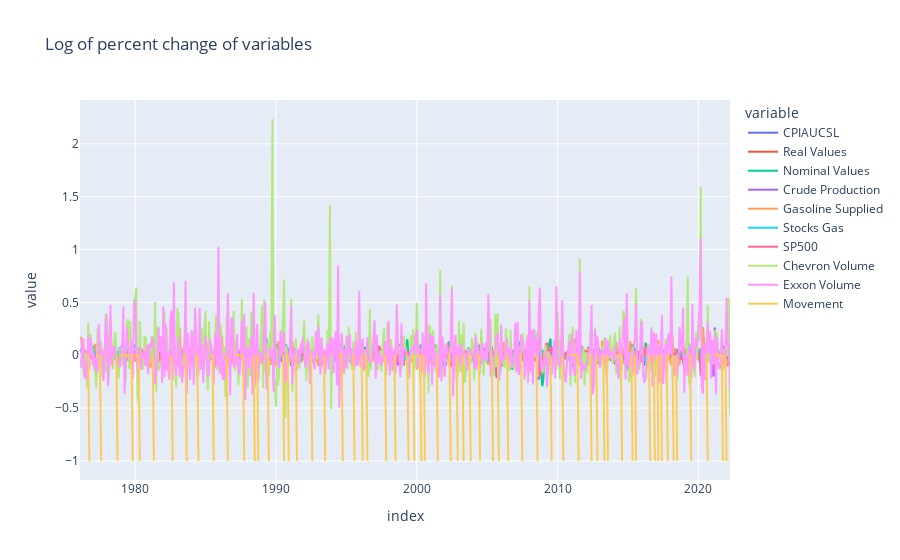

The cell this chart's notebook holds for it:
### Code cell
fig = px.line(df_change.drop(columns=["Exports", "Imports", "Chevron", "Exxon"]), title='Log of percent change of variables')
fig.show()

### Figure 1 — Plotly figure (JSON) as saved in the notebook; plotly's stock layout.template omitted (floating-point values rounded to 4 significant figures; data arrays with more than 128 entries replaced by an {"elided": "..."} marker saying what was removed)
{"data": [{"hovertemplate": "variable=CPIAUCSL<br>index=%{x}<br>value=%{y}<extra></extra>", "legendgroup": "CPIAUCSL", "line": {"color": "#636efa", "dash": "solid"}, "marker": {"symbol": "circle"}, "mode": "lines", "name": "CPIAUCSL", "showlegend": true, "type": "scattergl", "x": {"elided": "555 str values"}, "xaxis": "x", "y": {"elided": "555 float values"}, "yaxis": "y"}, {"hovertemplate": "variable=Real Values<br>index=%{x}<br>value=%{y}<extra></extra>", "legendgroup": "Real Values", "line": {"color": "#EF553B", "dash": "solid"}, "marker": {"symbol": "circle"}, "mode": "lines", "name": "Real Values", "showlegend": true, "type": "scattergl", "x": {"elided": "555 str values"}, "xaxis": "x", "y": {"elided": "555 float values"}, "yaxis": "y"}, {"hovertemplate": "variable=Nominal Values<br>index=%{x}<br>value=%{y}<extra></extra>", "legendgroup": "Nominal Values", "line": {"color": "#00cc96", "dash": "solid"}, "marker": {"symbol": "circle"}, "mode": "lines", "name": "Nominal Values", "showlegend": true, "type": "scattergl", "x": {"elided": "555 str values"}, "xaxis": "x", "y": {"elided": "555 float values"}, "yaxis": "y"}, {"hovertemplate": "variable=Crude Production<br>index=%{x}<br>value=%{y}<extra></extra>", "legendgroup": "Crude Production", "line": {"color": "#ab63fa", "dash": "solid"}, "marker": {"symbol": "circle"}, "mode": "lines", "name": "Crude Production", "showlegend": true, "type": "scattergl", "x": {"elided": "555 str values"}, "xaxis": "x", "y": {"elided": "555 float values"}, "yaxis": "y"}, {"hovertemplate": "variable=Gasoline Supplied<br>index=%{x}<br>value=%{y}<extra></extra>", "legendgroup": "Gasoline Supplied", "line": {"color": "#FFA15A", "dash": "solid"}, "marker": {"symbol": "circle"}, "mode": "lines", "name": "Gasoline Supplied", "showlegend": true, "type": "scattergl", "x": {"elided": "555 str values"}, "xaxis": "x", "y": {"elided": "555 float values"}, "yaxis": "y"}, {"hovertemplate": "variable=Stocks Gas<br>index=%{x}<br>value=%{y}<extra></extra>", "legendgroup": "Stocks Gas", "line": {"color": "#19d3f3", "dash": "solid"}, "marker": {"symbol": "circle"}, "mode": "lines", "name": "Stocks Gas", "showlegend": true, "type": "scattergl", "x": {"elided": "555 str values"}, "xaxis": "x", "y": {"elided": "555 float values"}, "yaxis": "y"}, {"hovertemplate": "variable=SP500<br>index=%{x}<br>value=%{y}<extra></extra>", "legendgroup": "SP500", "line": {"color": "#FF6692", "dash": "solid"}, "marker": {"symbol": "circle"}, "mode": "lines", "name": "SP500", "showlegend": true, "type": "scattergl", "x": {"elided": "555 str values"}, "xaxis": "x", "y": {"elided": "555 float values"}, "yaxis": "y"}, {"hovertemplate": "variable=Chevron Volume<br>index=%{x}<br>value=%{y}<extra></extra>", "legendgroup": "Chevron Volume", "line": {"color": "#B6E880", "dash": "solid"}, "marker": {"symbol": "circle"}, "mode": "lines", "name": "Chevron Volume", "showlegend": true, "type": "scattergl", "x": {"elided": "555 str values"}, "xaxis": "x", "y": {"elided": "555 float values"}, "yaxis": "y"}, {"hovertemplate": "variable=Exxon Volume<br>index=%{x}<br>value=%{y}<extra></extra>", "legendgroup": "Exxon Volume", "line": {"color": "#FF97FF", "dash": "solid"}, "marker": {"symbol": "circle"}, "mode": "lines", "name": "Exxon Volume", "showlegend": true, "type": "scattergl", "x": {"elided": "555 str values"}, "xaxis": "x", "y": {"elided": "555 float values"}, "yaxis": "y"}, {"hovertemplate": "variable=Movement<br>index=%{x}<br>value=%{y}<extra></extra>", "legendgroup": "Movement", "line": {"color": "#FECB52", "dash": "solid"}, "marker": {"symbol": "circle"}, "mode": "lines", "name": "Movement", "showlegend": true, "type": "scattergl", "x": {"elided": "555 str values"}, "xaxis": "x", "y": {"elided": "555 int values"}, "yaxis": "y"}], "layout": {"legend": {"title": {"text": "variable"}, "tracegroupgap": 0}, "title": {"text": "Log of percent change of variables"}, "xaxis": {"anchor": "y", "domain": [0, 1], "title": {"text": "index"}}, "yaxis": {"anchor": "x", "domain": [0, 1], "title": {"text": "value"}}}}
